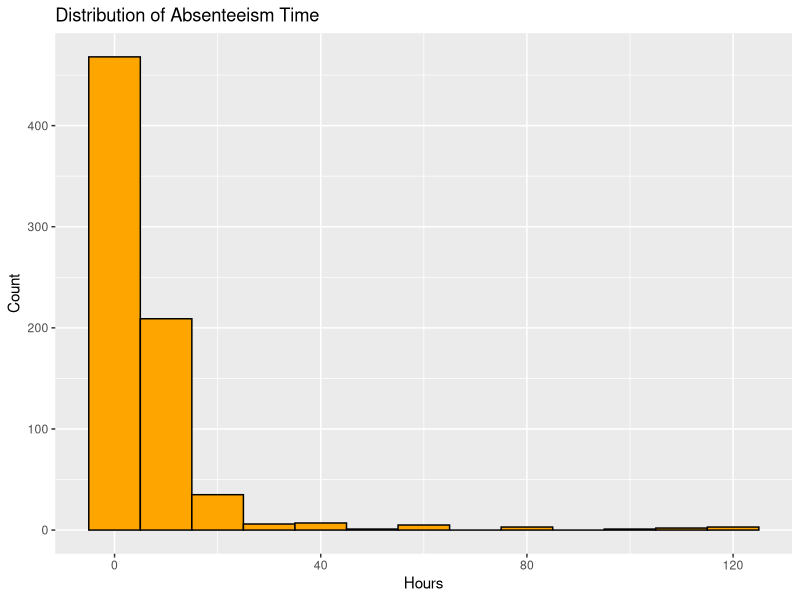
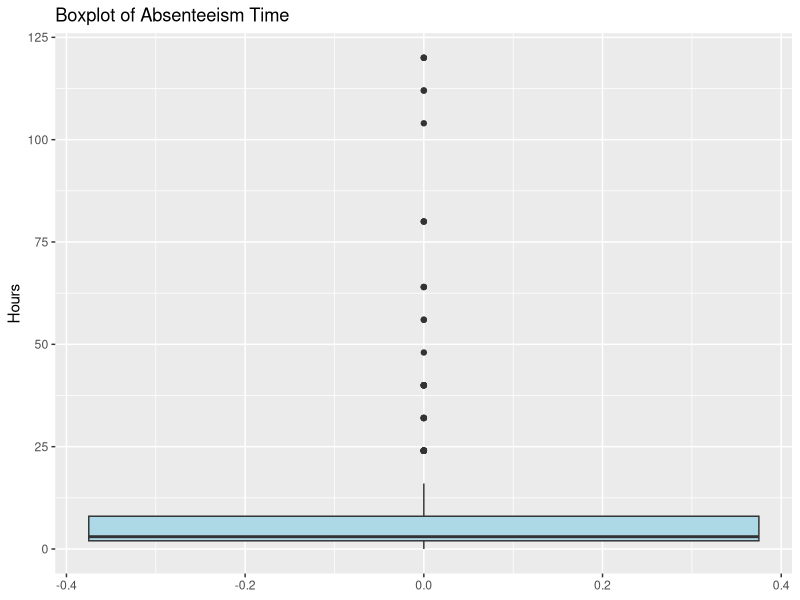
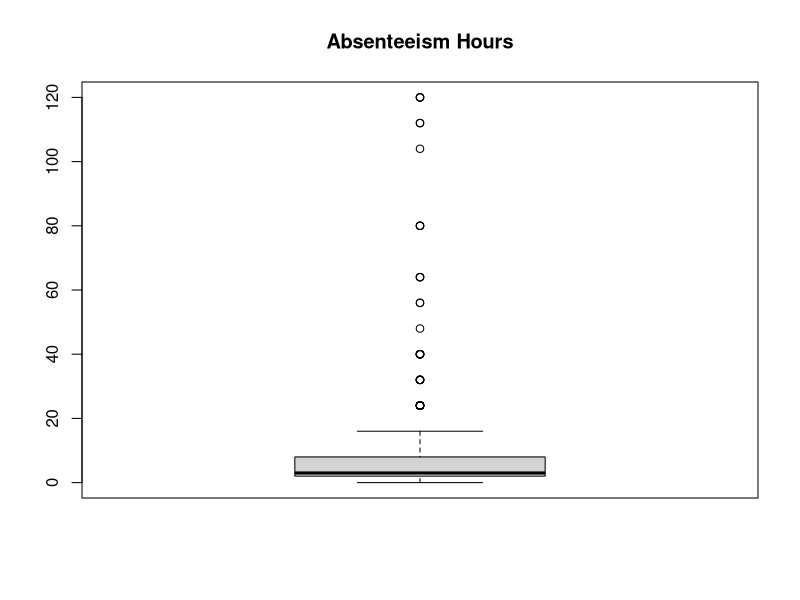
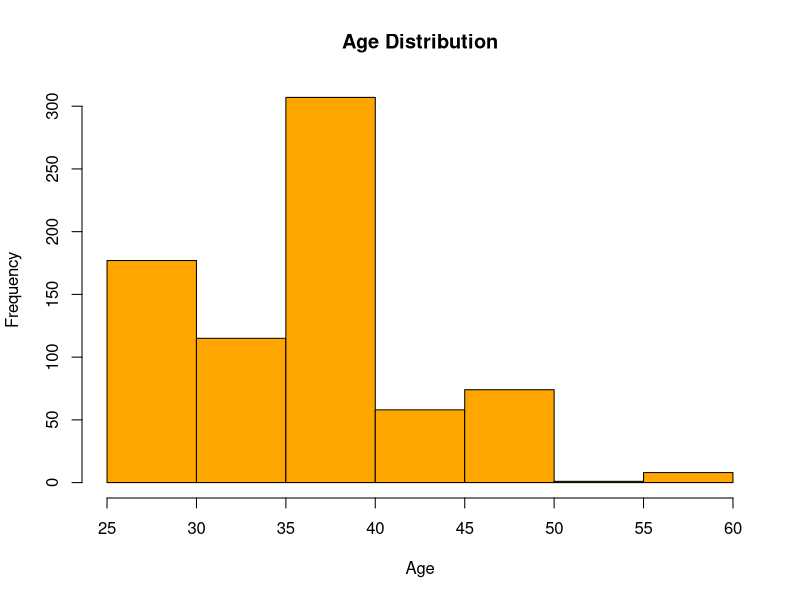
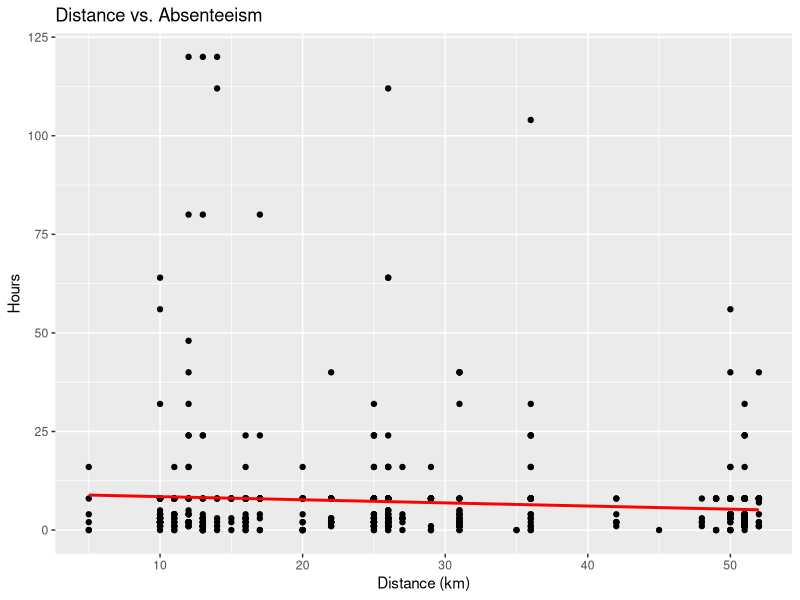
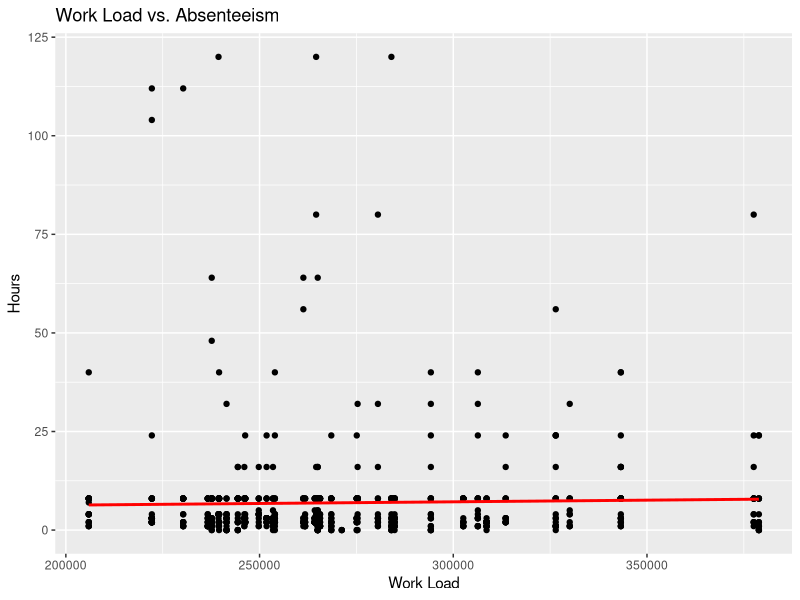
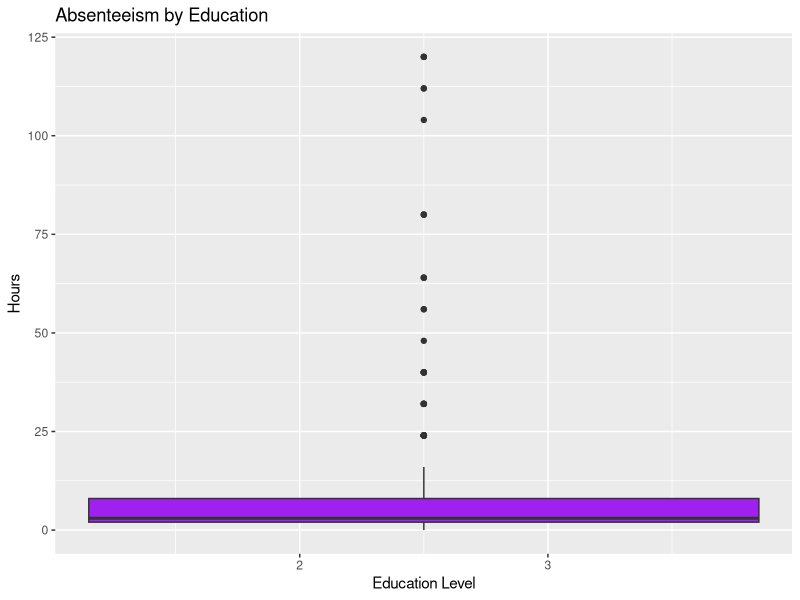
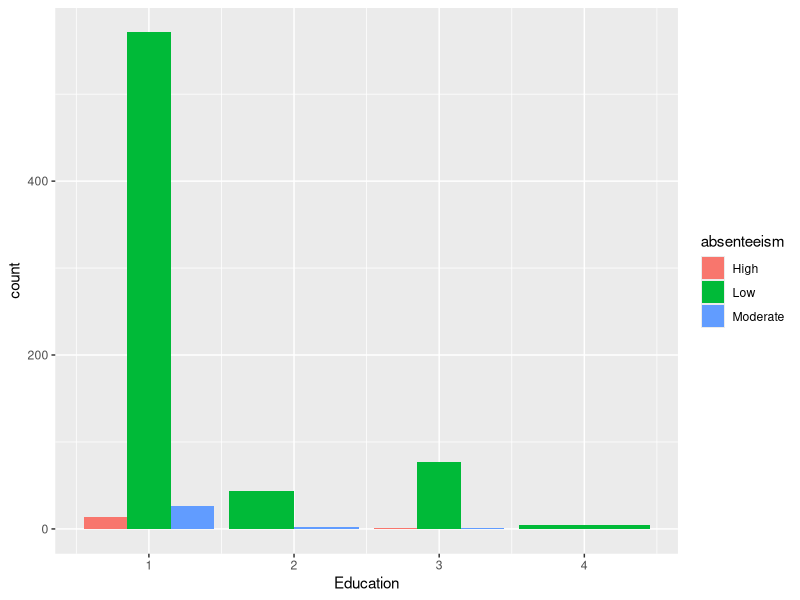

The R source for these figures, in order: (Note: this script raises an error after producing the figures.)
library(dplyr)
library(readxl)
library(ggplot2)
library(corrplot)
library(nnet)
absent= read_excel("Absenteeism_at_work.xls")
names(absent) #column names
View(absent)

#recode absenteeism
absent <- absent %>%
  mutate(absenteeism = case_when(
    Absenteeism_time_in_hours >= 0 & Absenteeism_time_in_hours <= 20 ~ "Low",
    Absenteeism_time_in_hours > 20 & Absenteeism_time_in_hours <= 40 ~ "Moderate",
    Absenteeism_time_in_hours > 40 ~ "High"
  ))
View(absent)

############# 1.a
# Histogram
ggplot(absent, aes(x = `Absenteeism_time_in_hours`)) +
  geom_histogram(binwidth = 10, fill = "orange", color = "black") +
  labs(title = "Distribution of Absenteeism Time", x = "Hours", y = "Count")
summary(absent['Absenteeism_time_in_hours'])
# Boxplot
ggplot(absent, aes(y = `Absenteeism_time_in_hours`)) +
  geom_boxplot(fill = "lightblue") +
  labs(title = "Boxplot of Absenteeism Time", y = "Hours")

boxplot(absent$Absenteeism_time_in_hours, main = "Absenteeism Hours")





############# 1. b
# Histogram
hist(absent$Age, main = "Age Distribution", xlab = "Age",col="orange")

#ggplot(absent, aes(x = Age)) +
 # geom_histogram(binwidth = 5, fill = "orange", color = "black") +
  #labs(title = "Distribution of Age", x = "Age", y = "Count")

########### 1.c
# Scatter plot
ggplot(absent, aes(x = `Distance_from_Residence_to_Work`, y = `Absenteeism_time_in_hours`)) +
  geom_point() +
  geom_smooth(method = "lm", se = FALSE, color = "red") +
  labs(title = "Distance vs. Absenteeism", x = "Distance (km)", y = "Hours")


# Correlation
cor(absent$`Distance_from_Residence_to_Work`, absent$`Absenteeism_time_in_hours`, use = "complete.obs")


######### 1.d
# Scatter plot
cor(absent$`Work_load_Average_in_days`, absent$Absenteeism_time_in_hours, use = "complete.obs")

ggplot(absent, aes(x = `Work_load_Average_in_days`, y = `Absenteeism_time_in_hours`)) +
  geom_point() +
  geom_smooth(method = "lm", se = FALSE, color = "red") +
  labs(title = "Work Load vs. Absenteeism", x = "Work Load", y = "Hours")

######### 1.e
# Boxplot
ggplot(absent, aes(x = Education, y = `Absenteeism_time_in_hours`)) +
  geom_boxplot(fill = "purple") +
  labs(title = "Absenteeism by Education", x = "Education Level", y = "Hours")
ggplot(absent, aes(x = Education, fill = absenteeism)) + geom_bar(position = "dodge")


############# 1.f
# Correlation matrix (numeric variables only)
num_vars <- absent %>% select_if(is.numeric)
cor_matrix <- cor(num_vars, use = "complete.obs")
corrplot(cor_matrix, method = "circle")


numerics <- select(absent, where(is.numeric))
cor_matrix <- cor(numerics, use = "complete.obs")
corrplot(cor_matrix, method = "color")

###### 1.g


####### 1.h. service time
boxplot(absent$Service_time, main = "Service Time")

####### 1.i day of the week
# Bar plot
ggplot(absent, aes(x = `Day_of_the_week`, y = `Absenteeism_time_in_hours`)) +
  geom_bar(stat = "summary", fun = "mean", fill = "orange") +
  labs(title = "Average Absenteeism by Day", x = "Day", y = "Mean Hours")

table(absent$`Day_of_the_week`, absent$absenteeism)


########### Fit multinomial logistic regression
# Convert relevant variables to factors BEFORE modeling
absent$`Month_of_absence` <- as.factor(absent$`Month_of_absence`)
absent$`Day_of_the_week` <- factor(absent$`Day_of_the_week`,
                                   levels = 2:6,
                                   labels = c("Monday", "Tuesday", "Wednesday", "Thursday", "Friday"))
absent$Seasons <- factor(absent$Seasons,
                         levels = 1:4,
                         labels = c("Summer", "Autumn", "Winter", "Spring"))
absent$Education <- factor(absent$Education,
                           levels = 1:4,
                           labels = c("High School", "Graduate", "Postgraduate", "Master/Doctor"))

#### check the structure
str(absent[c("Month_of_absence", "Day_of_the_week", "Seasons", "Education")])

#### Visualize the category
values<-unique(absent$Day_of_the_week)
print(values)

logistic_model <- multinom(absenteeism ~ ., data = absent)
summary(logistic_model)

# Interpret Son and Weight
exp(coef(logistic_model)[, "Son"])
exp(coef(logistic_model)[, "Weight"])

# Backward selection
step_model <- step(model_full, direction = "backward", trace = FALSE)

# Final model summary
summary(step_model)

